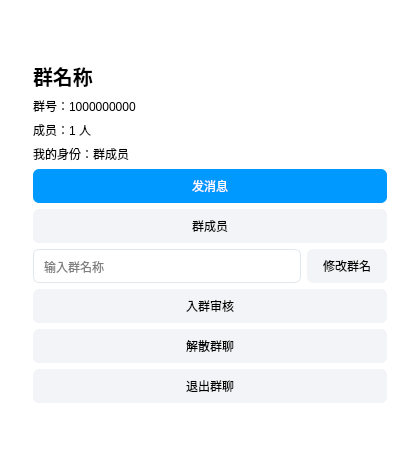
<?xml version="1.0" encoding="UTF-8"?>
<ui version="4.0">
 <class>GroupPanel</class>
 <widget class="QWidget" name="GroupPanel">
  <property name="geometry">
   <rect>
    <x>0</x>
    <y>0</y>
    <width>420</width>
    <height>464</height>
   </rect>
  </property>
  <property name="minimumSize">
   <size>
    <width>420</width>
    <height>440</height>
   </size>
  </property>
  <property name="windowTitle">
   <string>群资料</string>
  </property>
  <property name="styleSheet">
   <string>QWidget { background: #ffffff; }
QLabel#groupNameLabel { font-size: 20px; font-weight: bold; }
QPushButton { padding: 8px 16px; border-radius: 6px; background: #f2f4f7; }
QPushButton:hover:enabled { background: #e5eaf0; }
QPushButton:pressed:enabled { background: #dce3eb; }
QPushButton:disabled { background: #f2f4f7; color: #a0a8b2; }
QPushButton#groupMessageButton { background: #0099ff; color: white; }
QPushButton#groupMessageButton:hover:enabled { background: #008de8; }
QPushButton#groupMessageButton:pressed:enabled { background: #007bc9; }
QPushButton#groupMessageButton:disabled { background: #d9e7f1; color: white; }
QLineEdit { padding: 8px; border: 1px solid #e1e6eb; border-radius: 6px; }</string>
  </property>
  <layout class="QVBoxLayout" name="groupPanelLayout">
   <property name="spacing">
    <number>14</number>
   </property>
   <property name="leftMargin">
    <number>24</number>
   </property>
   <property name="topMargin">
    <number>24</number>
   </property>
   <property name="rightMargin">
    <number>24</number>
   </property>
   <property name="bottomMargin">
    <number>24</number>
   </property>
   <item>
    <widget class="QLabel" name="groupStatusLabel">
     <property name="text">
      <string/>
     </property>
     <property name="wordWrap">
      <bool>true</bool>
     </property>
    </widget>
   </item>
   <item>
    <widget class="QStackedWidget" name="groupDetailsStack">
     <property name="currentIndex">
      <number>0</number>
     </property>
     <widget class="QWidget" name="groupSummaryPage">
      <layout class="QVBoxLayout" name="groupSummaryLayout">
       <item>
        <widget class="QLabel" name="groupNameLabel">
         <property name="text">
          <string>群名称</string>
         </property>
         <property name="wordWrap">
          <bool>true</bool>
         </property>
        </widget>
       </item>
       <item>
        <widget class="QLabel" name="groupNumberLabel">
         <property name="text">
          <string>群号：1000000000</string>
         </property>
         <property name="wordWrap">
          <bool>true</bool>
         </property>
        </widget>
       </item>
       <item>
        <widget class="QLabel" name="groupMemberCountLabel">
         <property name="text">
          <string>成员：1 人</string>
         </property>
         <property name="wordWrap">
          <bool>true</bool>
         </property>
        </widget>
       </item>
       <item>
        <widget class="QLabel" name="groupStateLabel">
         <property name="text">
          <string>我的身份：群成员</string>
         </property>
         <property name="wordWrap">
          <bool>true</bool>
         </property>
        </widget>
       </item>
       <item>
        <widget class="QPushButton" name="groupMessageButton">
         <property name="text">
          <string>发消息</string>
         </property>
        </widget>
       </item>
       <item>
        <widget class="QPushButton" name="groupMembersButton">
         <property name="text">
          <string>群成员</string>
         </property>
        </widget>
       </item>
       <item>
        <layout class="QVBoxLayout" name="groupOwnerLayout">
         <item>
          <layout class="QHBoxLayout" name="groupRenameLayout">
           <item>
            <widget class="QLineEdit" name="groupNameEdit">
             <property name="maxLength">
              <number>128</number>
             </property>
             <property name="placeholderText">
              <string>输入群名称</string>
             </property>
            </widget>
           </item>
           <item>
            <widget class="QPushButton" name="renameGroupButton">
             <property name="text">
              <string>修改群名</string>
             </property>
            </widget>
           </item>
          </layout>
         </item>
         <item>
          <widget class="QPushButton" name="groupApplicationsButton">
           <property name="text">
            <string>入群审核</string>
           </property>
          </widget>
         </item>
         <item>
          <widget class="QPushButton" name="dismissGroupButton">
           <property name="text">
            <string>解散群聊</string>
           </property>
          </widget>
         </item>
        </layout>
       </item>
       <item>
        <widget class="QPushButton" name="leaveGroupButton">
         <property name="text">
          <string>退出群聊</string>
         </property>
        </widget>
       </item>
       <item>
        <spacer name="groupSummarySpacer">
         <property name="orientation">
          <enum>Qt::Orientation::Vertical</enum>
         </property>
         <property name="sizeHint" stdset="0">
          <size>
           <width>20</width>
           <height>40</height>
          </size>
         </property>
        </spacer>
       </item>
      </layout>
     </widget>
     <widget class="QWidget" name="groupMembersPage">
      <layout class="QVBoxLayout" name="groupMembersLayout">
       <item>
        <widget class="QLabel" name="groupMembersTitle">
         <property name="text">
          <string>群成员</string>
         </property>
         <property name="wordWrap">
          <bool>true</bool>
         </property>
        </widget>
       </item>
       <item>
        <widget class="QListWidget" name="groupMembersList"/>
       </item>
       <item>
        <layout class="QHBoxLayout" name="groupMembersActions">
         <item>
          <widget class="QPushButton" name="membersBackButton">
           <property name="text">
            <string>返回群资料</string>
           </property>
          </widget>
         </item>
         <item>
          <widget class="QPushButton" name="kickMemberButton">
           <property name="text">
            <string>移出选中成员</string>
           </property>
          </widget>
         </item>
        </layout>
       </item>
      </layout>
     </widget>
     <widget class="QWidget" name="groupApplicationsPage">
      <layout class="QVBoxLayout" name="groupApplicationsLayout">
       <item>
        <widget class="QLabel" name="groupApplicationsTitle">
         <property name="text">
          <string>待审核入群申请</string>
         </property>
         <property name="wordWrap">
          <bool>true</bool>
         </property>
        </widget>
       </item>
       <item>
        <widget class="QLabel" name="groupApplicationsEmptyLabel">
         <property name="text">
          <string>暂无待审核申请</string>
         </property>
         <property name="wordWrap">
          <bool>true</bool>
         </property>
        </widget>
       </item>
       <item>
        <widget class="QListWidget" name="groupApplicationsList"/>
       </item>
       <item>
        <layout class="QHBoxLayout" name="groupReviewActions">
         <item>
          <widget class="QPushButton" name="applicationsBackButton">
           <property name="text">
            <string>返回群资料</string>
           </property>
          </widget>
         </item>
         <item>
          <widget class="QPushButton" name="acceptGroupApplicationButton">
           <property name="text">
            <string>同意</string>
           </property>
          </widget>
         </item>
         <item>
          <widget class="QPushButton" name="rejectGroupApplicationButton">
           <property name="text">
            <string>拒绝</string>
           </property>
          </widget>
         </item>
        </layout>
       </item>
      </layout>
     </widget>
     <widget class="QWidget" name="myGroupApplicationsPage">
      <layout class="QVBoxLayout" name="myGroupApplicationsLayout">
       <item>
        <widget class="QLabel" name="myGroupApplicationsTitle">
         <property name="text">
          <string>我的入群申请</string>
         </property>
         <property name="wordWrap">
          <bool>true</bool>
         </property>
        </widget>
       </item>
       <item>
        <widget class="QLabel" name="myGroupApplicationsEmptyLabel">
         <property name="text">
          <string>暂无入群申请</string>
         </property>
         <property name="wordWrap">
          <bool>true</bool>
         </property>
        </widget>
       </item>
       <item>
        <widget class="QListWidget" name="myGroupApplicationsList"/>
       </item>
       <item>
        <widget class="QPushButton" name="myApplicationsBackButton">
         <property name="text">
          <string>关闭</string>
         </property>
        </widget>
       </item>
      </layout>
     </widget>
    </widget>
   </item>
  </layout>
 </widget>
 <resources/>
 <connections/>
</ui>
